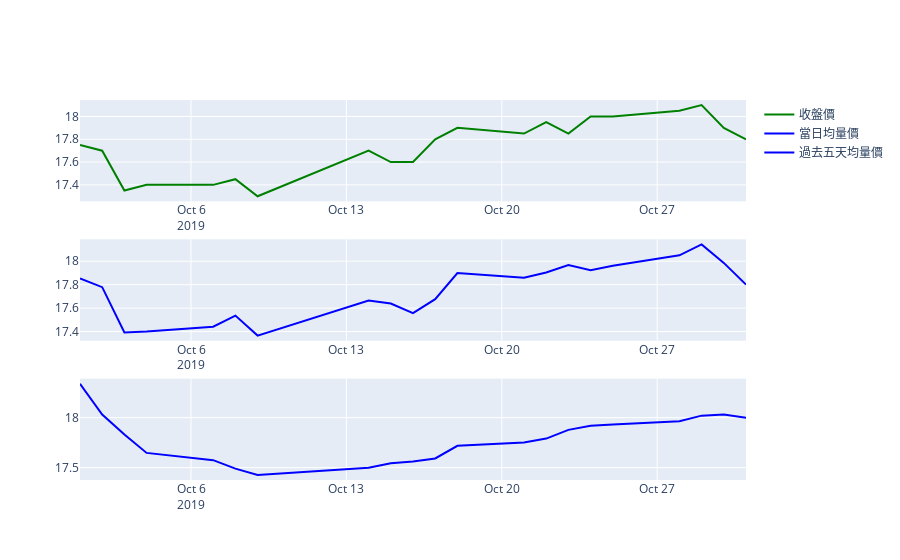

Notebook code for this chart:
### Code cell
df1 = df[df.StockNo == '2353'].sort_values(by='ts').reset_index(drop=True)
fig2 = make_subplots(rows=3, cols=1)

# fig2.append_trace(
#     go.Scatter(
#         x=df1['ts'],
#         y=df1['score'],
#         mode="lines",
#         line=go.scatter.Line(color="gray"),
#         name="評分",
#         ),
    
#     row=1, col=1,
# )

fig2.append_trace(
    go.Scatter(
        x=df1['ts'],
        y=df1['close'],
        mode="lines",
        line=go.scatter.Line(color="green"),
        name="收盤價",
        ),
    
    row=1, col=1,
)

fig2.append_trace(
    go.Scatter(
        x=df1['ts'],
        y=df1['VWAP'],
        mode="lines",
        line=go.scatter.Line(color="blue"),
        name="當日均量價",
        ),
    
    row=2, col=1,
)

fig2.append_trace(
    go.Scatter(
        x=df1['ts'],
        y=df1['VWAP_day5'],
        mode="lines",
        line=go.scatter.Line(color="blue"),
        name="過去五天均量價",
        ),
    
    row=3, col=1,
)

# fig.update_layout(xaxis_rangeslider_visible=False, width=800)
# fig2.update_layout(width=835,height=300)
# fig2.update_yaxes(range=[0, 1])

fig2.show()
# fig.show()

### Figure 1 — Plotly figure (JSON) as saved in the notebook; plotly's stock layout.template omitted (floating-point values rounded to 4 significant figures)
{"data": [{"line": {"color": "green"}, "mode": "lines", "name": "收盤價", "type": "scatter", "x": ["2019-10-01T00:00:00", "2019-10-02T00:00:00", "2019-10-03T00:00:00", "2019-10-04T00:00:00", "2019-10-07T00:00:00", "2019-10-08T00:00:00", "2019-10-09T00:00:00", "2019-10-14T00:00:00", "2019-10-15T00:00:00", "2019-10-16T00:00:00", "2019-10-17T00:00:00", "2019-10-18T00:00:00", "2019-10-21T00:00:00", "2019-10-22T00:00:00", "2019-10-23T00:00:00", "2019-10-24T00:00:00", "2019-10-25T00:00:00", "2019-10-28T00:00:00", "2019-10-29T00:00:00", "2019-10-30T00:00:00", "2019-10-31T00:00:00"], "xaxis": "x", "y": [17.75, 17.7, 17.35, 17.4, 17.4, 17.45, 17.3, 17.7, 17.6, 17.6, 17.8, 17.9, 17.85, 17.95, 17.85, 18, 18, 18.05, 18.1, 17.9, 17.8], "yaxis": "y"}, {"line": {"color": "blue"}, "mode": "lines", "name": "當日均量價", "type": "scatter", "x": ["2019-10-01T00:00:00", "2019-10-02T00:00:00", "2019-10-03T00:00:00", "2019-10-04T00:00:00", "2019-10-07T00:00:00", "2019-10-08T00:00:00", "2019-10-09T00:00:00", "2019-10-14T00:00:00", "2019-10-15T00:00:00", "2019-10-16T00:00:00", "2019-10-17T00:00:00", "2019-10-18T00:00:00", "2019-10-21T00:00:00", "2019-10-22T00:00:00", "2019-10-23T00:00:00", "2019-10-24T00:00:00", "2019-10-25T00:00:00", "2019-10-28T00:00:00", "2019-10-29T00:00:00", "2019-10-30T00:00:00", "2019-10-31T00:00:00"], "xaxis": "x2", "y": [17.85, 17.78, 17.39, 17.4, 17.44, 17.54, 17.37, 17.67, 17.64, 17.56, 17.68, 17.9, 17.86, 17.9, 17.97, 17.92, 17.96, 18.05, 18.14, 17.99, 17.8], "yaxis": "y2"}, {"line": {"color": "blue"}, "mode": "lines", "name": "過去五天均量價", "type": "scatter", "x": ["2019-10-01T00:00:00", "2019-10-02T00:00:00", "2019-10-03T00:00:00", "2019-10-04T00:00:00", "2019-10-07T00:00:00", "2019-10-08T00:00:00", "2019-10-09T00:00:00", "2019-10-14T00:00:00", "2019-10-15T00:00:00", "2019-10-16T00:00:00", "2019-10-17T00:00:00", "2019-10-18T00:00:00", "2019-10-21T00:00:00", "2019-10-22T00:00:00", "2019-10-23T00:00:00", "2019-10-24T00:00:00", "2019-10-25T00:00:00", "2019-10-28T00:00:00", "2019-10-29T00:00:00", "2019-10-30T00:00:00", "2019-10-31T00:00:00"], "xaxis": "x3", "y": [18.34, 18.03, 17.83, 17.65, 17.57, 17.49, 17.43, 17.5, 17.54, 17.56, 17.59, 17.72, 17.75, 17.79, 17.88, 17.92, 17.93, 17.96, 18.02, 18.03, 18.0], "yaxis": "y3"}], "layout": {"xaxis": {"anchor": "y", "domain": [0, 1]}, "xaxis2": {"anchor": "y2", "domain": [0, 1]}, "xaxis3": {"anchor": "y3", "domain": [0, 1]}, "yaxis": {"anchor": "x", "domain": [0.7333, 1]}, "yaxis2": {"anchor": "x2", "domain": [0.3667, 0.6333]}, "yaxis3": {"anchor": "x3", "domain": [0, 0.2667]}}}
